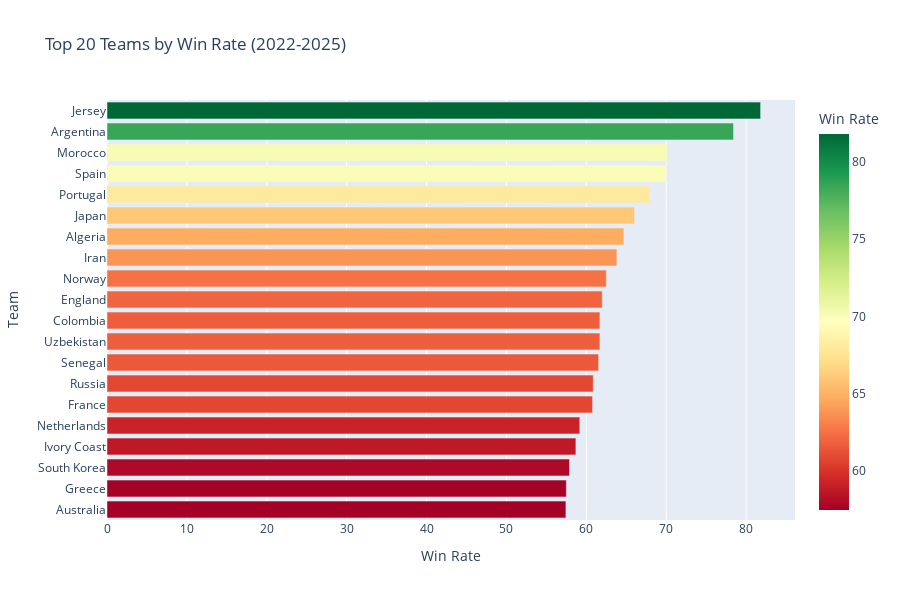

Here is the notebook cell this chart was saved with:
### Markdown cell above
## Top Teams Performance (Last 4 Years)

### Code cell
# Recent performance (2022-2025)
recent_df = results_df[results_df['year'] >= 2022].copy()

# Calculate win rates for all teams
team_stats = []

for team in set(recent_df['home_team'].unique()) | set(recent_df['away_team'].unique()):
    home_matches = recent_df[recent_df['home_team'] == team]
    away_matches = recent_df[recent_df['away_team'] == team]
    
    home_wins = (home_matches['home_score'] > home_matches['away_score']).sum()
    away_wins = (away_matches['away_score'] > away_matches['home_score']).sum()
    total_matches = len(home_matches) + len(away_matches)
    
    if total_matches >= 10:  # Filter teams with at least 10 matches
        goals_scored = home_matches['home_score'].sum() + away_matches['away_score'].sum()
        goals_conceded = home_matches['away_score'].sum() + away_matches['home_score'].sum()
        
        team_stats.append({
            'Team': team,
            'Matches': total_matches,
            'Wins': home_wins + away_wins,
            'Win Rate': (home_wins + away_wins) / total_matches * 100,
            'Goals Scored': goals_scored,
            'Goals/Match': goals_scored / total_matches,
            'Goal Difference': goals_scored - goals_conceded
        })

team_df = pd.DataFrame(team_stats).sort_values('Win Rate', ascending=False).head(20)

# Interactive bar chart
fig = px.bar(team_df, 
             x='Win Rate', 
             y='Team',
             orientation='h',
             color='Win Rate',
             color_continuous_scale='RdYlGn',
             title='Top 20 Teams by Win Rate (2022-2025)',
             hover_data=['Matches', 'Wins', 'Goals/Match'])

fig.update_layout(height=600, yaxis={'categoryorder':'total ascending'})
fig.show()

display(team_df[['Team', 'Matches', 'Win Rate', 'Goals/Match', 'Goal Difference']].head(15))

### Figure 1 — Plotly figure (JSON) as saved in the notebook; plotly's stock layout.template omitted (floating-point values rounded to 4 significant figures)
{"data": [{"customdata": [[11.0, 9.0, 3.0], [51.0, 40.0, 2.235], [57.0, 40.0, 1.772], [50.0, 35.0, 2.56], [50.0, 34.0, 2.56], [53.0, 35.0, 2.642], [51.0, 33.0, 1.941], [47.0, 30.0, 1.894], [40.0, 25.0, 2.575], [50.0, 31.0, 2.06], [47.0, 29.0, 1.766], [47.0, 29.0, 1.851], [52.0, 32.0, 1.827], [23.0, 14.0, 2.391], [51.0, 31.0, 2.118], [49.0, 29.0, 2.408], [46.0, 27.0, 1.739], [57.0, 33.0, 2.0], [40.0, 23.0, 1.75], [47.0, 27.0, 1.702]], "hovertemplate": "Win Rate=%{marker.color}<br>Team=%{y}<br>Matches=%{customdata[0]}<br>Wins=%{customdata[1]}<br>Goals/Match=%{customdata[2]}<extra></extra>", "legendgroup": "", "marker": {"color": [81.82, 78.43, 70.18, 70.0, 68.0, 66.04, 64.71, 63.83, 62.5, 62.0, 61.7, 61.7, 61.54, 60.87, 60.78, 59.18, 58.7, 57.89, 57.5, 57.45], "coloraxis": "coloraxis", "pattern": {"shape": ""}}, "name": "", "orientation": "h", "showlegend": false, "textposition": "auto", "type": "bar", "x": [81.82, 78.43, 70.18, 70.0, 68.0, 66.04, 64.71, 63.83, 62.5, 62.0, 61.7, 61.7, 61.54, 60.87, 60.78, 59.18, 58.7, 57.89, 57.5, 57.45], "xaxis": "x", "y": ["Jersey", "Argentina", "Morocco", "Spain", "Portugal", "Japan", "Algeria", "Iran", "Norway", "England", "Uzbekistan", "Colombia", "Senegal", "Russia", "France", "Netherlands", "Ivory Coast", "South Korea", "Greece", "Australia"], "yaxis": "y"}], "layout": {"barmode": "relative", "coloraxis": {"colorbar": {"title": {"text": "Win Rate"}}, "colorscale": [[0, "rgb(165,0,38)"], [0.1, "rgb(215,48,39)"], [0.2, "rgb(244,109,67)"], [0.3, "rgb(253,174,97)"], [0.4, "rgb(254,224,139)"], [0.5, "rgb(255,255,191)"], [0.6, "rgb(217,239,139)"], [0.7, "rgb(166,217,106)"], [0.8, "rgb(102,189,99)"], [0.9, "rgb(26,152,80)"], [1, "rgb(0,104,55)"]]}, "height": 600, "legend": {"tracegroupgap": 0}, "title": {"text": "Top 20 Teams by Win Rate (2022-2025)"}, "xaxis": {"anchor": "y", "domain": [0, 1], "title": {"text": "Win Rate"}}, "yaxis": {"anchor": "x", "categoryorder": "total ascending", "domain": [0, 1], "title": {"text": "Team"}}}}
